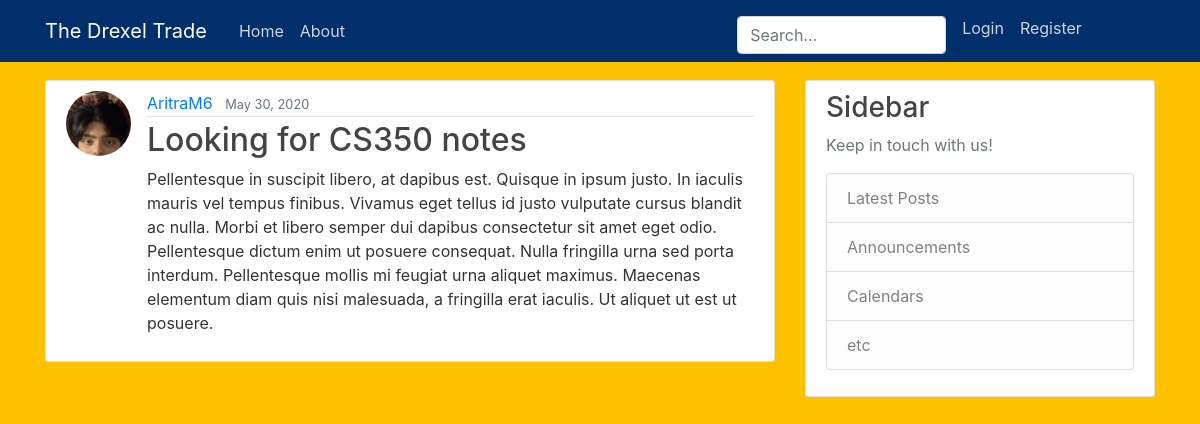
The page /post/30/ on the database its author committed.
### blog/models.py (models this page shows, shortened)
class Post(models.Model):
    title = models.CharField(max_length=100)
    content = models.TextField()
    date_posted = models.DateTimeField(default=timezone.now)
    author = models.ForeignKey(User, on_delete=models.CASCADE)

### users/models.py (models this page shows, shortened)
class Profile(models.Model):
   user = models.OneToOneField(User, on_delete=models.CASCADE)
   image = models.ImageField(default='default.jpg', upload_to='profile_pics')

### blog/views.py (the view)
# urls.py: path('post/<int:pk>/', PostDetailView.as_view(), name='post-detail'),
class PostDetailView(DetailView):
    model = Post

### blog/templates/blog/Post_Detail.html (shortened to what this page needs)
{% extends "blog/base.html" %}
{% block content %}
  <article class="media content-section">
    <img class="rounded-circle article-img" src="{{ object.author.profile.image.url }}">
    <div class="media-body">
      <div class="article-metadata">
        <a class="mr-2" href="{% url 'user-posts' object.author.username %}">{{ object.author }}</a>
        <small class="text-muted">{{ object.date_posted|date:"F d, Y" }}</small>
      </div>
      <h2 class="article-title">{{ object.title }}</h2>
      <p class="article-content">{{ object.content }}</p>
    </div>
  </article>
{% endblock content %}

### blog/static/blog/main.css (style rules this page uses)
body { background: #FFC200; color: #333333; margin-top: 5rem; }
h1, h2, h3, h4, h5, h6 { color: #444444; }
.content-section { background: #ffffff; padding: 10px 20px; border: 1px solid #dddddd; border-radius: 3px; margin-bottom: 20px; }
.article-title { color: #444444; }
.article-content { white-space: pre-line; }
.article-img { height: 65px; width: 65px; margin-right: 16px; }
.article-metadata { padding-bottom: 1px; margin-bottom: 4px; border-bottom: 1px solid #e3e3e3 }

### rows shown on the page
Post: author.profile.image (picture), author "AritraM6", date_posted "May 30, 2020", title "Looking for CS350 notes", content "Pellentesque in suscipit libero, at dapibus est. Quisque in ipsum justo. In iaculis mauris vel tempus finibus. Vivamus eget tellus id justo vulputate cursus blandit ac nulla. Morbi et libero semper dui dapibus consectetur sit amet eget odio. Pellentesque dictum enim ut posuere consequat. Nulla fringilla urna sed porta interdum. Pellentesque mollis mi feugiat urna aliquet maximus. Maecenas elementum diam quis nisi malesuada, a fringilla erat iaculis. Ut aliquet ut est ut posuere."
